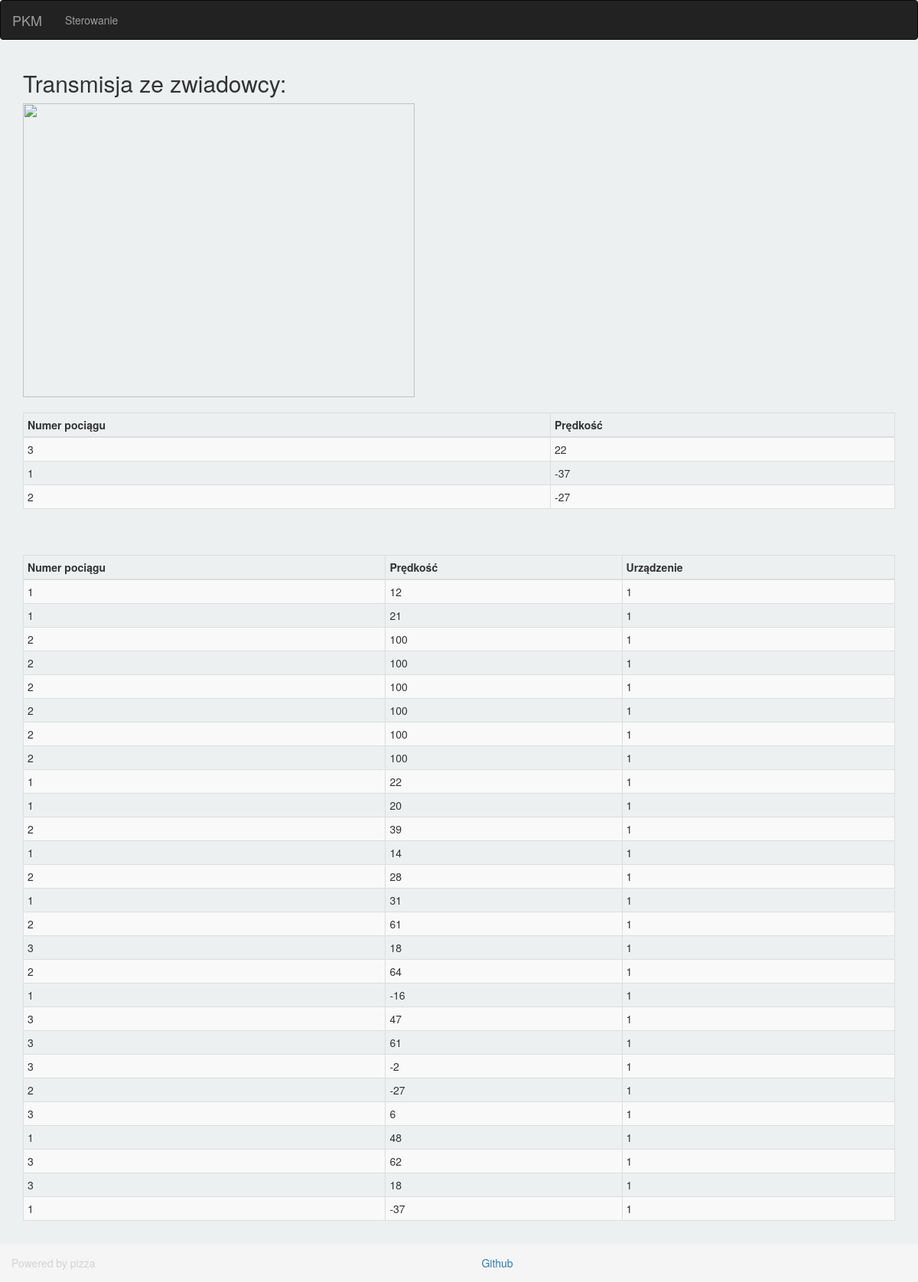
The page / on the database its author committed.
### przyciski/models.py (models this page shows, shortened)
class AvailableTrain(models.Model):
	id = models.AutoField(auto_created=True, primary_key=True, serialize=False, verbose_name='ID')
	velocity = models.IntegerField(
		default=0,
		validators=[MaxValueValidator(127), MinValueValidator(-127)]
	)
	train_identificator = models.IntegerField(
		default=1,
		validators=[MaxValueValidator(10), MinValueValidator(1)]
	)
	position = models.IntegerField(
		default=0,
		validators=[MinValueValidator(0), MaxValueValidator(10000)]
	)
	track_number = models.IntegerField(
		default=1,
		validators=[MinValueValidator(1), MaxValueValidator(4)]
	)

class TrainRequest(models.Model):
	id = models.AutoField(auto_created=True, primary_key=True, serialize=False, verbose_name='ID')
	device_type = models.CharField(max_length=1, choices=DEVICE_TYPE_ENUM)
	velocity = models.IntegerField(
		default=0,
		validators=[MaxValueValidator(127), MinValueValidator(-127)]
	)
	train_identificator = models.IntegerField(
		default=1,
		validators=[MaxValueValidator(2), MinValueValidator(0)]
	)
	was_carried_out = models.BooleanField() # czy wykonano rozkaz

### przyciski/views.py (the view)
# urls.py: url(r'^$', views.main_home_page, name='main_home_page'),
def main_home_page(request):
	trainRequests = TrainRequest.objects.all()
	availableTrains = AvailableTrain.objects.all()
	return render(request, 'homepage.html',{'trainRequests' : trainRequests, 'availableTrains': availableTrains})

### templates/homepage.html (shortened to what this page needs)
{%load staticfiles%}
{% include "head.html" %}
<!DOCTYPE html>
<html>
<head>
</head>
<body>
	<div class="container">
		<h2>Transmisja ze zwiadowcy:</h2>
		<img src="http://192.168.2.1/?action=stream" width="512px" height="384px"  />
		<br>
		<br>
		<table border="1" class="table table-striped table-bordered table-condensed">
			<thead>
				<tr>
					<th>
						Numer pociągu
					</th>
					<th>
						Prędkość
					</th>
				</tr>
			</thead>
			<tbody>
				{% for at in availableTrains %}
				<tr>
					<td>
						{{ at.train_identificator }}<br>
					</td>
					<td>
						{{ at.velocity }}
					</td>
				</tr>
				{% endfor %}
			</tbody>
		</table>
		<br>
		<br>
		<table border="1" class="table table-striped table-bordered table-condensed">
			<thead>
				<tr>
					<th>
						Numer pociągu
					</th>
					<th>
						Prędkość
					</th>
					<th>
						Urządzenie
					</th>
				</tr>
			</thead>
			<tbody>
				{% for tr in trainRequests %}
				<tr>
					<td>
						{{ tr.train_identificator }}<br>
					</td>
					<td>
						{{ tr.velocity }}
					</td>
					<td>
						{{ tr.device_type }}
					</td>
				</tr>
				{% endfor %}
			</tbody>
		</table>
	</div>
</body>
</html>

### templates/head.html (shortened to what this page needs)
{%load staticfiles%}
<!DOCTYPE html>
<html>
<head>
	<link rel="stylesheet" type="text/css" href="{% static 'bootstrap.css' %}" media="screen" />
	<link rel="stylesheet" type="text/css" href="{% static 'style.css' %}" media="screen" />
</head>
<body>
	<nav class="navbar navbar-inverse">
		<div class="container-fluid">
			<div class="navbar-header">
				<a class="navbar-brand" href="/">PKM</a>
			</div>
			<div class="collapse navbar-collapse" id="bs-example-navbar-collapse-1">
				<ul class="nav navbar-nav">
					<li><a href="/przyciski">Sterowanie <span class="sr-only">(current)</span></a></li>
				</ul>
			</div>
		</div>
	</nav>
	<div class="navbar-fixed-bottom">
		<footer class="footer">
			<div class="col-xs-3">
				<p class="pizza">Powered by pizza</p>
			</div>
			<div class="col-xs-7">
				<p class="text-center"><a href='https://github.com/vurumutu/PKM'>Github</a></p>
			</div>
		</footer>
	</div>
</body>
</html>

### przyciski/static/style.css (style rules this page uses)
html { position: relative; min-height: 100%; }
body { background-color: #ECF0F1; margin-bottom: 60px; }
.footer { position: absolute; padding-top: 15px; bottom: 0; width: 100%; height: 50px; background-color: #f5f5f5; }
.pizza { color: #d3d3d3; }

### rows shown on the page
AvailableTrain: train_identificator "3", velocity "22"
AvailableTrain: train_identificator "1", velocity "-37"
AvailableTrain: train_identificator "2", velocity "-27"
TrainRequest: train_identificator "1", velocity "12", device_type "1"
TrainRequest: train_identificator "1", velocity "21", device_type "1"
TrainRequest: train_identificator "2", velocity "100", device_type "1"
TrainRequest: train_identificator "2", velocity "100", device_type "1"
TrainRequest: train_identificator "2", velocity "100", device_type "1"
TrainRequest: train_identificator "2", velocity "100", device_type "1"
TrainRequest: train_identificator "2", velocity "100", device_type "1"
TrainRequest: train_identificator "2", velocity "100", device_type "1"
TrainRequest: train_identificator "1", velocity "22", device_type "1"
TrainRequest: train_identificator "1", velocity "20", device_type "1"
TrainRequest: train_identificator "2", velocity "39", device_type "1"
TrainRequest: train_identificator "1", velocity "14", device_type "1"
TrainRequest: train_identificator "2", velocity "28", device_type "1"
TrainRequest: train_identificator "1", velocity "31", device_type "1"
TrainRequest: train_identificator "2", velocity "61", device_type "1"
TrainRequest: train_identificator "3", velocity "18", device_type "1"
TrainRequest: train_identificator "2", velocity "64", device_type "1"
TrainRequest: train_identificator "1", velocity "-16", device_type "1"
TrainRequest: train_identificator "3", velocity "47", device_type "1"
TrainRequest: train_identificator "3", velocity "61", device_type "1"
TrainRequest: train_identificator "3", velocity "-2", device_type "1"
TrainRequest: train_identificator "2", velocity "-27", device_type "1"
TrainRequest: train_identificator "3", velocity "6", device_type "1"
TrainRequest: train_identificator "1", velocity "48", device_type "1"
TrainRequest: train_identificator "3", velocity "62", device_type "1"
TrainRequest: train_identificator "3", velocity "18", device_type "1"
TrainRequest: train_identificator "1", velocity "-37", device_type "1"
